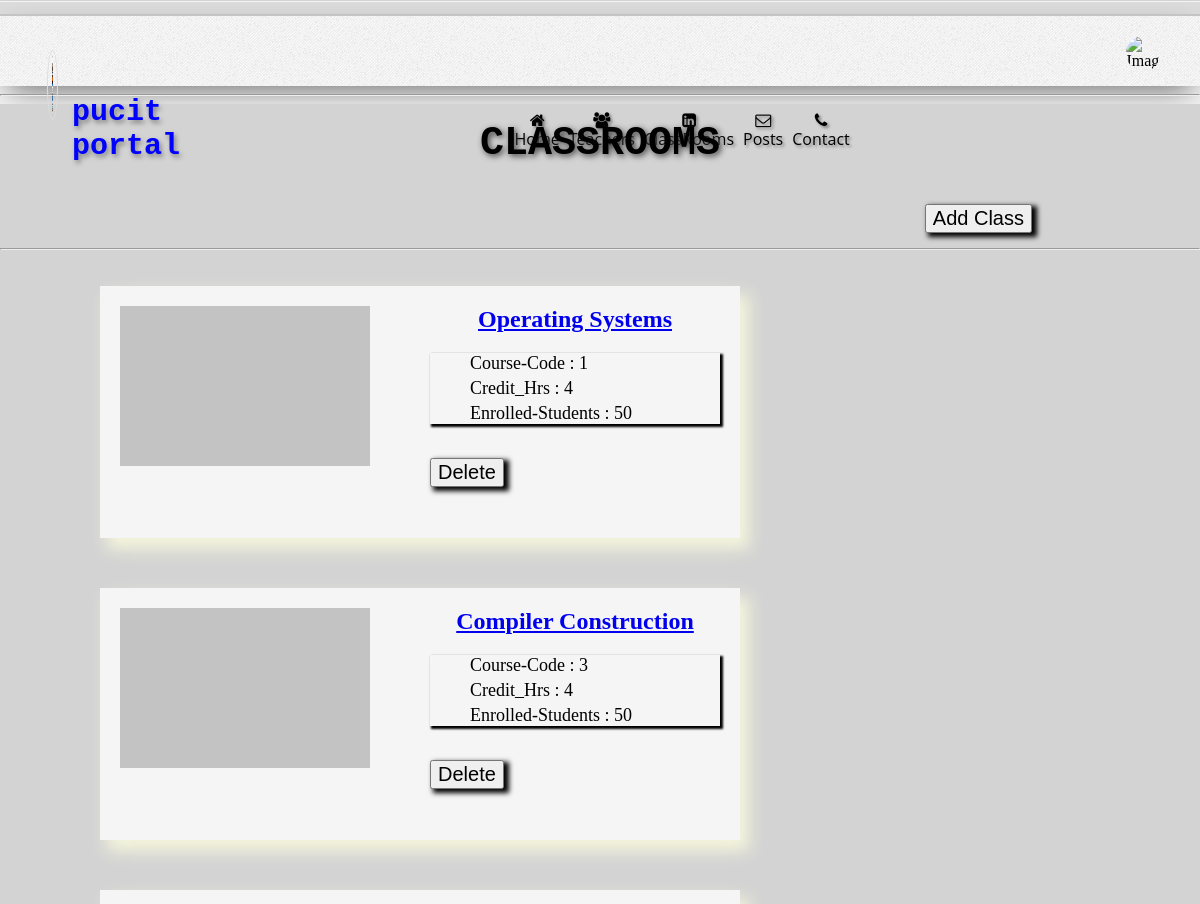
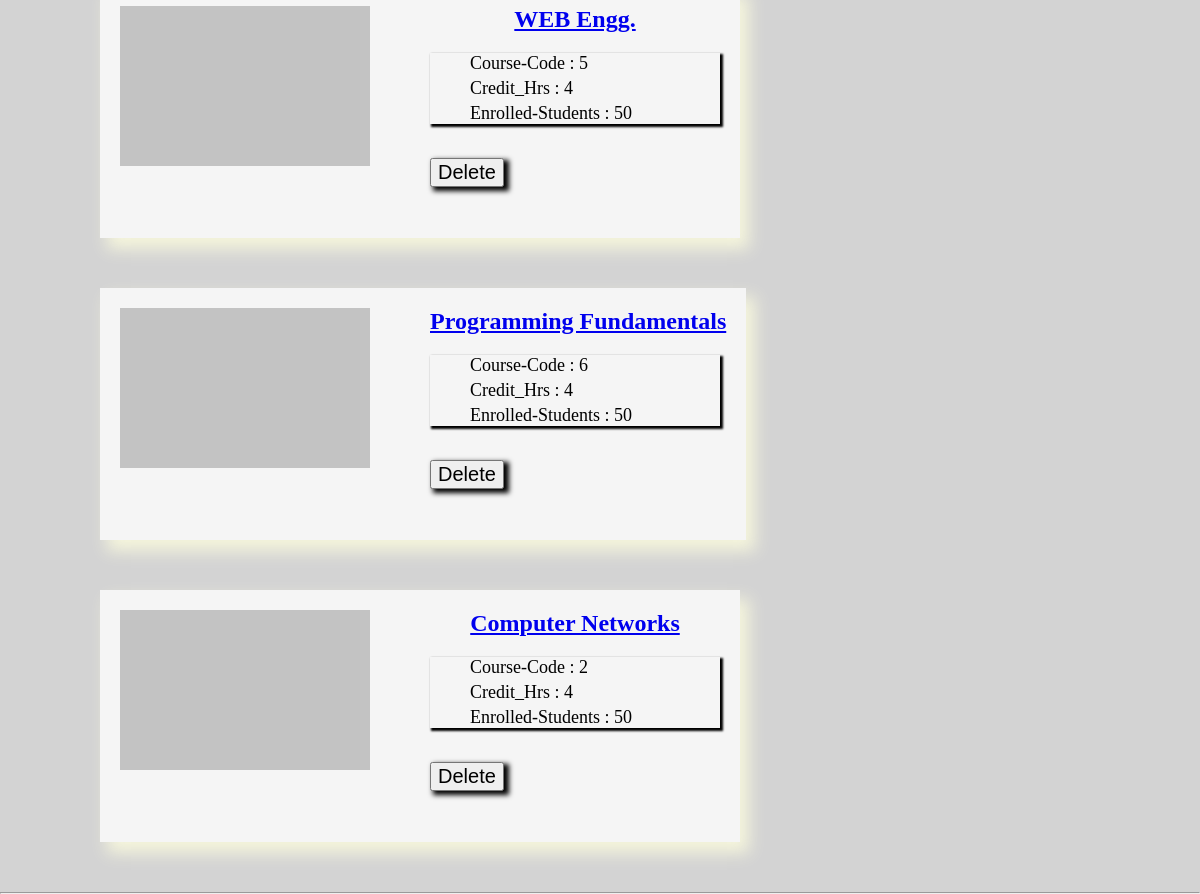
/PHP/classes/Teacher.php (signed in), run on the app's committed database (2 pictures, top to bottom).
### tables this page shows
CREATE TABLE `classes` (
  `classId` int(4) unsigned NOT NULL AUTO_INCREMENT,
  `teacherId` int(4) unsigned DEFAULT NULL,
  `courseId` int(4) unsigned DEFAULT NULL,
  `description` longtext,
  `courseOutline` longtext,
  `image` varchar(45) DEFAULT NULL,
  PRIMARY KEY (`classId`)
);

CREATE TABLE `courses` (
  `courseId` int(4) unsigned NOT NULL AUTO_INCREMENT,
  `courseName` varchar(50) DEFAULT NULL,
  `credits` int(1) DEFAULT NULL,
  `description` longtext,
  PRIMARY KEY (`courseId`)
);

### PHP/classes/Teacher.php (the view, shortened to what this page needs)
<?php
    include('../connect/prac.php');
?>
<html>
<head>
    <link rel="stylesheet" type="text/css" href="../css/newclass.css">
    <link rel="stylesheet" type="text/css" href="../css/headr.css">
    <link rel="stylesheet" href="../css/font-awesome/css/font-awesome.min.css">
</head>
    <body>
        <?php include('../header.php'); ?>
        <hr style="margin-top:20px;">
        <div id="content">
            <div id="newclass-main">
                <div id="newclass-Content">
                    <div id="newclass-mainContent"></div>
                    <div id="newclass-Content1">
                        <div id="newclass-Content1-b">
                            CLASSROOMS
                        </div>
                        <div id="newclass-Content1-a">
                            <input type="button" id="btn" value="Add Class" style="float: right;">
                        </div>
                    </div>
                    <br><br><hr><br>
                    <div id="classroomS-Content2 ">
                        <div style="background-color:lightgray;">
                            <?php
                            $aa = $_SESSION["user"];
                            $sql = "Select c.classId,c1.courseName , c1.credits , c1.courseId,c.image from classes c , courses c1 where c.courseId=c1.courseId  AND c.teacherId='$aa'";
                            $result = mysqli_query($conn,$sql);
                            $record_found=mysqli_num_rows($result);
                            if($record_found > 0 )
                            {
                                while($row=mysqli_fetch_assoc($result))
                                {
                            $row['image'] = '../'.$row['image'];
                                    if((empty($row['image']) == true) || (file_exists($row['image']) == false))
                                    {
                                        $row['image'] = '../image/default.jpg';
                                    }
                                    echo    '<div class="class_table">
                                        <div style="display:table-cell;">
                                            <img class="class_img" src="'.$row['image'].'">
                                        </div>
                                        <div style="display:table-cell;vertical-align:middle;padding-left: 60px;">
                                            <a href="../classroomController.php?type=1&class='.$row['classId'].'">
                                                <h2 style="text-align: center;">'.$row['courseName'].'</h2>
                                            </a>
                                            <ul>
                                                <li>Course-Code : '.$row['courseId'].'</li>
                                                <li>Credit_Hrs : '.$row['credits'].'</li>
                                                <li>Enrolled-Students : 50</li>
                                            </ul>
                                            <br>
                                            <form method="POST">
                                                <input type="hidden" name="Id" value="'.$row['classId'].'">
                                                <input type="hidden" name="image" value="'.$row['image'].'">
                                                <input type="submit" name="btnDel" id="del" value="Delete">
                                            </form>
                                            </div>
                                    </div>';
                                }
                            }
                            ?>
                        </div>
                    </div>
                </div>
            </div>
        </div>
    </body>
</html>

### PHP/css/newclass.css (style rules this page uses)
#newclass-main { width:100%; height: 100%; margin: auto ; padding: 0; background-color: lightgrey }
#newclass-mainContent { height: 15px ; }
#newclass-Content1 { width:100%; clear: both; }
#newclass-Content1-a { padding-top: 3%; }
#newclass-Content1-b { font-size: 40px; padding: 2px; font-family: monospace; text-align: center; font-weight: 700; text-shadow: 2px 2px 6px #3a3a3a; }
select, input { font-size: 20px;box-shadow: 4px 3px 5px 1px;margin-right: 14%;margin-bottom: 5px; }
form > * { margin-bottom: 15px; }
.class_img { min-width: 250px;max-width: 250px;min-height: 160px;max-height: 160px; }
.class_table { display:table;box-shadow: 8px 10px 15px 1px beige;margin:10px;margin-bottom:50px;min-width: 600px;border-color:white;margin-left: 100px;padding: 20px;background-color: whitesmoke; }
.class_table ul { list-style-type: none;box-shadow: 2px 2px 2px 1px;width: 250px; }
.class_table ul li { margin-bottom: 4px;font-size: 18px; }

### PHP/css/headr.css (style rules this page uses)
body { margin: 0; background-color: whitesmoke; }

### data on the page
classes: courseId.courseName "Operating Systems", courseId.courseId "1", courseId.credits "4"
classes: courseId.courseName "Compiler Construction", courseId.courseId "3", courseId.credits "4"
classes: courseId.courseName "WEB Engg.", courseId.courseId "5", courseId.credits "4"
classes: courseId.courseName "Programming Fundamentals", courseId.courseId "6", courseId.credits "4"
classes: courseId.courseName "Computer Networks", courseId.courseId "2", courseId.credits "4"
